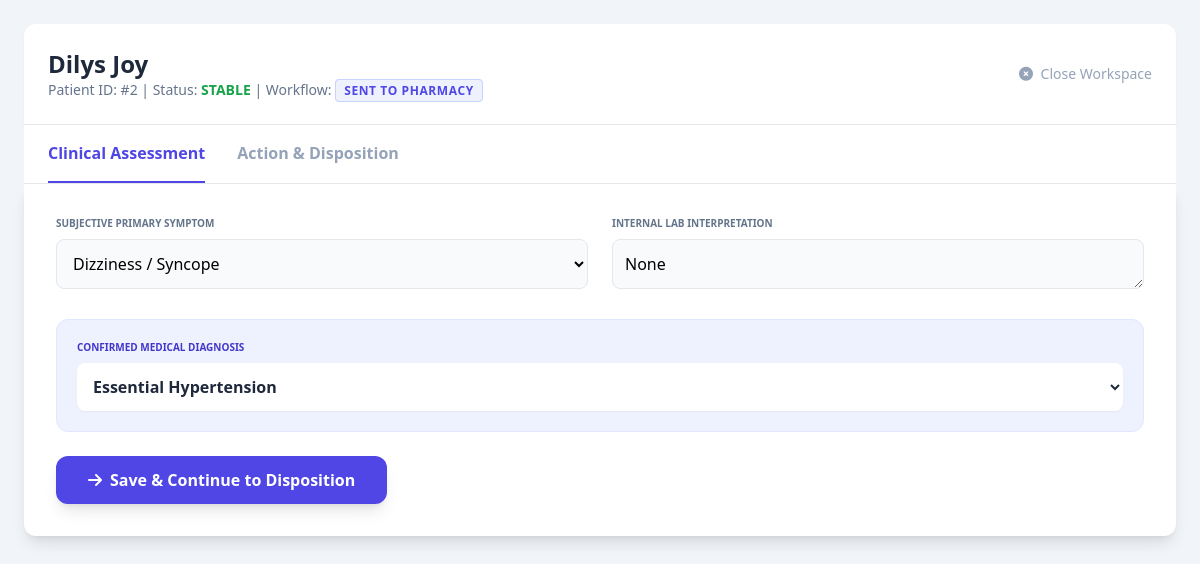
Screenshot of /staff/patient_workspace/2 (signed in) with the database file from the repository.
### tables this page shows
CREATE TABLE patients (
            patient_id INTEGER PRIMARY KEY AUTOINCREMENT,
            name TEXT NOT NULL,
            contact_info TEXT,
            staff_id INTEGER DEFAULT 1,
            is_active TINYINT DEFAULT 1,
            lifeline_status TINYINT DEFAULT 0,
            heart_rate_min INT DEFAULT 50,
            heart_rate_max INT DEFAULT 100,
            bp_systolic_max INT DEFAULT 140,
            bp_diastolic_max INT DEFAULT 90,
            glucose_max DECIMAL(5,2) DEFAULT 180.00,
            clinical_status TEXT DEFAULT 'Monitoring', 
            symptoms TEXT,
            lab_results TEXT,
            test_interpretation TEXT,
            treatment_plan TEXT,
            pharmacy_notes TEXT,
            last_diagnosis_summary TEXT,
            clinical_decision TEXT,
            decision_justification TEXT
        );

### app.py (the view)
@app.route('/staff/patient_workspace/<int:patient_id>')
@login_required
def patient_workspace(patient_id):
    db = get_db_connection()
    patient = db.execute("SELECT * FROM patients WHERE patient_id = ?", (patient_id,)).fetchone()
    db.close()
    if not patient:
        flash("Patient not found", "danger")
        return redirect(url_for('manage_patients'))
    return render_template('patient_workspace.html', patient=patient)

### app.py (called while the page is built)
def get_db_connection():
    conn = sqlite3.connect(DATABASE_FILE)
    conn.row_factory = sqlite3.Row
    return conn

@login_manager.user_loader
def load_user(user_id):
    db = get_db_connection()
    user_data = db.execute('SELECT * FROM users WHERE id = ?', (user_id,)).fetchone()
    db.close()
    if user_data:
        return User(user_data['id'], user_data['username'], user_data['password_hash'], user_data['role'])
    return None

### templates/patient_workspace.html (shortened to what this page needs)
<!DOCTYPE html>
<html lang="en">
<head>
    <script src="https://cdn.tailwindcss.com"></script>
    <link rel="stylesheet" href="https://cdnjs.cloudflare.com/ajax/libs/font-awesome/6.0.0/css/all.min.css">
</head>
<body class="bg-slate-100 p-6 min-h-screen">
    <div class="max-w-6xl mx-auto">
        <div class="bg-white rounded-t-xl p-6 border-b flex justify-between items-center shadow-sm">
            <div>
                <h1 class="text-2xl font-bold text-slate-800">{{ patient.name }}</h1>
                <p class="text-sm text-slate-500">
                    Patient ID: #{{ patient.patient_id }} |
                    Status: <span class="font-bold {% if patient.lifeline_status == 1 %}text-red-600 animate-pulse{% else %}text-green-600{% endif %}">
                        {{ 'CRITICAL' if patient.lifeline_status == 1 else 'STABLE' }}
                    </span> |
                    Workflow: <span class="text-indigo-600 font-bold uppercase text-xs tracking-wider border border-indigo-200 px-2 py-0.5 rounded bg-indigo-50">{{ patient.clinical_status }}</span>
                </p>
            </div>
            <a href="{{ url_for('staff_dashboard') }}" class="text-slate-400 hover:text-slate-600 text-sm font-medium">
                <i class="fas fa-times-circle mr-1"></i> Close Workspace
            </a>
        </div>
        <div class="bg-white flex border-b px-6 space-x-8">
            <button onclick="showTab('analysis')" id="btn-analysis" class="py-4 border-b-2 font-bold transition-all">Clinical Assessment</button>
            <button onclick="showTab('decision')" id="btn-decision" class="py-4 border-b-2 font-bold transition-all">Action & Disposition</button>
        </div>
        <div class="bg-white p-8 rounded-b-xl shadow-lg">
            <div id="tab-analysis" class="space-y-6">
                <form action="{{ url_for('doctor_analysis_page', patient_id=patient.patient_id) }}" method="POST" class="space-y-6">
                    <div class="grid grid-cols-1 md:grid-cols-2 gap-6">
                        <div>
                            <label class="block text-[10px] font-bold text-slate-500 uppercase mb-2">Subjective Primary Symptom</label>
                            <select name="symptoms" class="w-full border rounded-lg p-3 bg-slate-50 focus:ring-2 focus:ring-indigo-500 outline-none">
                                <option value="Dizziness" {% if patient.symptoms == 'Dizziness' %}selected{% endif %}>Dizziness / Syncope</option>
                            </select>
                        </div>
                        <div>
                            <label class="block text-[10px] font-bold text-slate-500 uppercase mb-2">Internal Lab Interpretation</label>
                            <textarea name="test_interpretation" rows="1" class="w-full border rounded-lg p-3 bg-slate-50 focus:ring-2 focus:ring-indigo-500 outline-none transition" placeholder="Comment on findings...">{{ patient.test_interpretation }}</textarea>
                        </div>
                    </div>
                    <div class="bg-indigo-50 p-5 rounded-xl border border-indigo-100">
                        <label class="block text-[10px] font-bold text-indigo-700 uppercase mb-2">Confirmed Medical Diagnosis</label>
                        <select name="last_diagnosis_summary" class="w-full border-none bg-white rounded-lg p-3 shadow-sm font-semibold text-slate-800">
                            <option value="Hypertension" {% if patient.last_diagnosis_summary == 'Hypertension' %}selected{% endif %}>Essential Hypertension</option>
                        </select>
                    </div>
                    <button type="submit" class="bg-indigo-600 text-white font-bold py-3 px-8 rounded-xl hover:bg-indigo-700 transition shadow-lg flex items-center">
                        <i class="fas fa-arrow-right mr-2"></i> Save & Continue to Disposition
                    </button>
                </form>
            </div>
        </div>
    </div>
</body>
</html>

### rows the page displays
patients: name "Dilys Joy", patient_id "2", lifeline_status "STABLE", clinical_status "SENT TO PHARMACY", symptoms "Dizziness / Syncope", test_interpretation "None", last_diagnosis_summary "Essential Hypertension"
